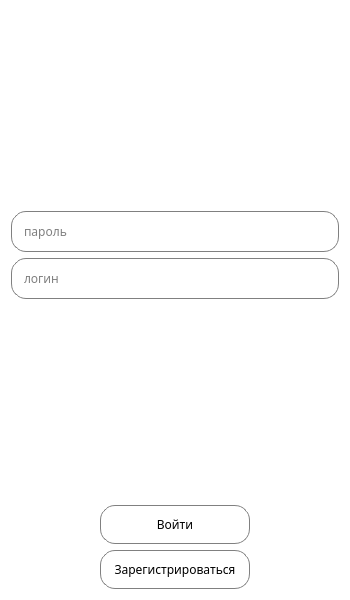
<?xml version="1.0" encoding="UTF-8"?>
<ui version="4.0">
 <class>Dialog</class>
 <widget class="QDialog" name="Dialog">
  <property name="geometry">
   <rect>
    <x>0</x>
    <y>0</y>
    <width>350</width>
    <height>600</height>
   </rect>
  </property>
  <property name="minimumSize">
   <size>
    <width>350</width>
    <height>600</height>
   </size>
  </property>
  <property name="font">
   <font>
    <family>Tw Cen MT</family>
   </font>
  </property>
  <property name="windowTitle">
   <string>Dialog</string>
  </property>
  <property name="styleSheet">
   <string notr="true">background: white;</string>
  </property>
  <layout class="QVBoxLayout" name="verticalLayout">
   <item>
    <spacer name="verticalSpacer">
     <property name="orientation">
      <enum>Qt::Vertical</enum>
     </property>
     <property name="sizeHint" stdset="0">
      <size>
       <width>20</width>
       <height>40</height>
      </size>
     </property>
    </spacer>
   </item>
   <item alignment="Qt::AlignTop">
    <widget class="QLineEdit" name="login_field">
     <property name="styleSheet">
      <string notr="true">QLineEdit {
border: 1px solid gray;
border-radius: 15px;
padding: 10px;
}</string>
     </property>
     <property name="placeholderText">
      <string>пароль</string>
     </property>
    </widget>
   </item>
   <item alignment="Qt::AlignTop">
    <widget class="QLineEdit" name="password_field">
     <property name="styleSheet">
      <string notr="true">QLineEdit {
border: 1px solid gray;
border-radius: 15px;
padding: 10px;
}</string>
     </property>
     <property name="inputMethodHints">
      <set>Qt::ImhHiddenText|Qt::ImhMultiLine|Qt::ImhNoAutoUppercase|Qt::ImhNoPredictiveText|Qt::ImhPreferNumbers|Qt::ImhSensitiveData</set>
     </property>
     <property name="inputMask">
      <string/>
     </property>
     <property name="text">
      <string notr="true"/>
     </property>
     <property name="echoMode">
      <enum>QLineEdit::Password</enum>
     </property>
     <property name="placeholderText">
      <string>логин</string>
     </property>
    </widget>
   </item>
   <item>
    <spacer name="verticalSpacer_2">
     <property name="orientation">
      <enum>Qt::Vertical</enum>
     </property>
     <property name="sizeHint" stdset="0">
      <size>
       <width>20</width>
       <height>40</height>
      </size>
     </property>
    </spacer>
   </item>
   <item>
    <layout class="QVBoxLayout" name="verticalLayout_2">
     <property name="spacing">
      <number>6</number>
     </property>
     <property name="sizeConstraint">
      <enum>QLayout::SetDefaultConstraint</enum>
     </property>
     <item alignment="Qt::AlignHCenter|Qt::AlignBottom">
      <widget class="QPushButton" name="login_button">
       <property name="minimumSize">
        <size>
         <width>150</width>
         <height>36</height>
        </size>
       </property>
       <property name="font">
        <font>
         <family>Tw Cen MT</family>
        </font>
       </property>
       <property name="styleSheet">
        <string notr="true">QPushButton {
border: 1px solid gray;
border-radius: 15px;
padding: 10px;
}</string>
       </property>
       <property name="text">
        <string>Войти</string>
       </property>
      </widget>
     </item>
     <item alignment="Qt::AlignHCenter|Qt::AlignTop">
      <widget class="QPushButton" name="register_button">
       <property name="minimumSize">
        <size>
         <width>150</width>
         <height>0</height>
        </size>
       </property>
       <property name="font">
        <font>
         <family>Tw Cen MT</family>
        </font>
       </property>
       <property name="styleSheet">
        <string notr="true">QPushButton {
border: 1px solid gray;
border-radius: 15px;
padding: 10px;
}</string>
       </property>
       <property name="text">
        <string>Зарегистрироваться</string>
       </property>
      </widget>
     </item>
    </layout>
   </item>
  </layout>
 </widget>
 <resources/>
 <connections/>
</ui>
